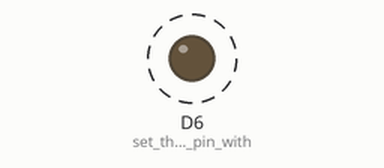
Simulated run of this sketch. Board: Arduino MKR. Shown: output pins drawn as LEDs (lit = HIGH). Dashed ring = blinking. What the sketch prints to the serial monitor is not drawn.

Above: at 0.5 s.
Timing chart, 0 to 4.6 s (numbered marks = the images above):
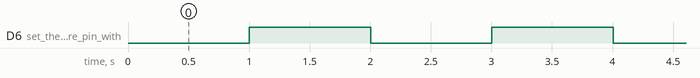

The sketch:

hello-world.ino
```cpp
// (licence header left out)
#include <Arduino.h>
#include <MKRGSM.h>

#define SERIAL_SPEED 9600

void setup() {

  Serial.begin(SERIAL_SPEED);                 // connection speed for the serial port, this should match the setting in the IDE.

  while (!Serial)                     // wait for the serial port to connect, this will wait forever
    delay(1000);

  Serial.println();
  Serial.println(F("Hello World!"));  // print the text 'Hello World!' to the serial output port

  pinMode(LED_BUILTIN, OUTPUT);       // set the hardware pin with the LED attached to OUTPUT, this sets the pin up as a driver
  digitalWrite(LED_BUILTIN, LOW);     // set the hardware pin to LOW, the LED is OFF
}

void loop() {
  static unsigned long timeStamp = 0;

  if(millis() - timeStamp > 1000)
  {
    timeStamp = millis();
    digitalWrite(LED_BUILTIN, !digitalRead(LED_BUILTIN));
                                      // change the state of the LED from OFF to ON / ON to OFF
    Serial.print(F("."));
                                      // at each one second interval the LED will switch and a '.' is  printed to the serial port
  }
}
```

Measured:
- by itself, D6 (set_the_hardware_pin_with): alternates HIGH for 1.0 s and LOW for 1.0 s
